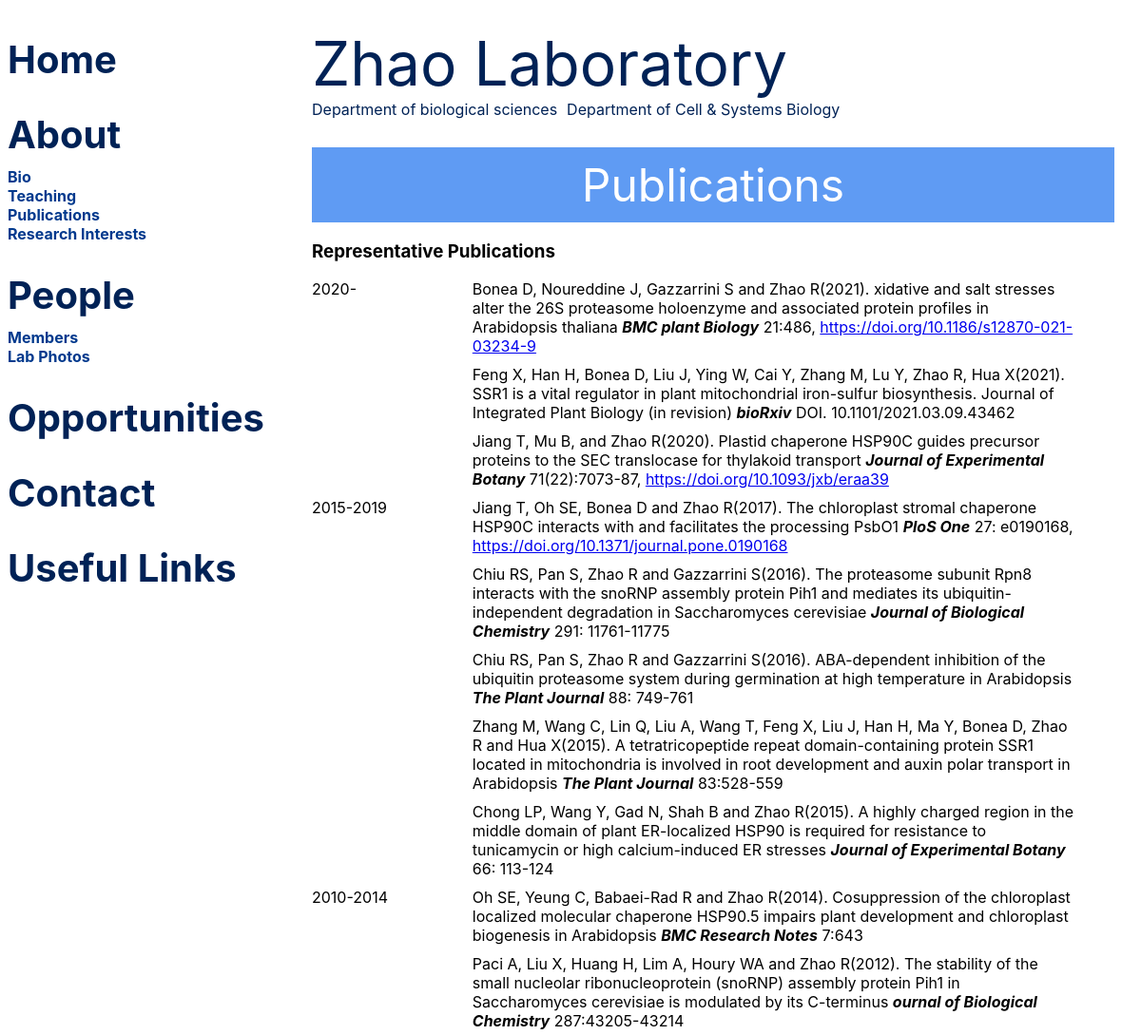
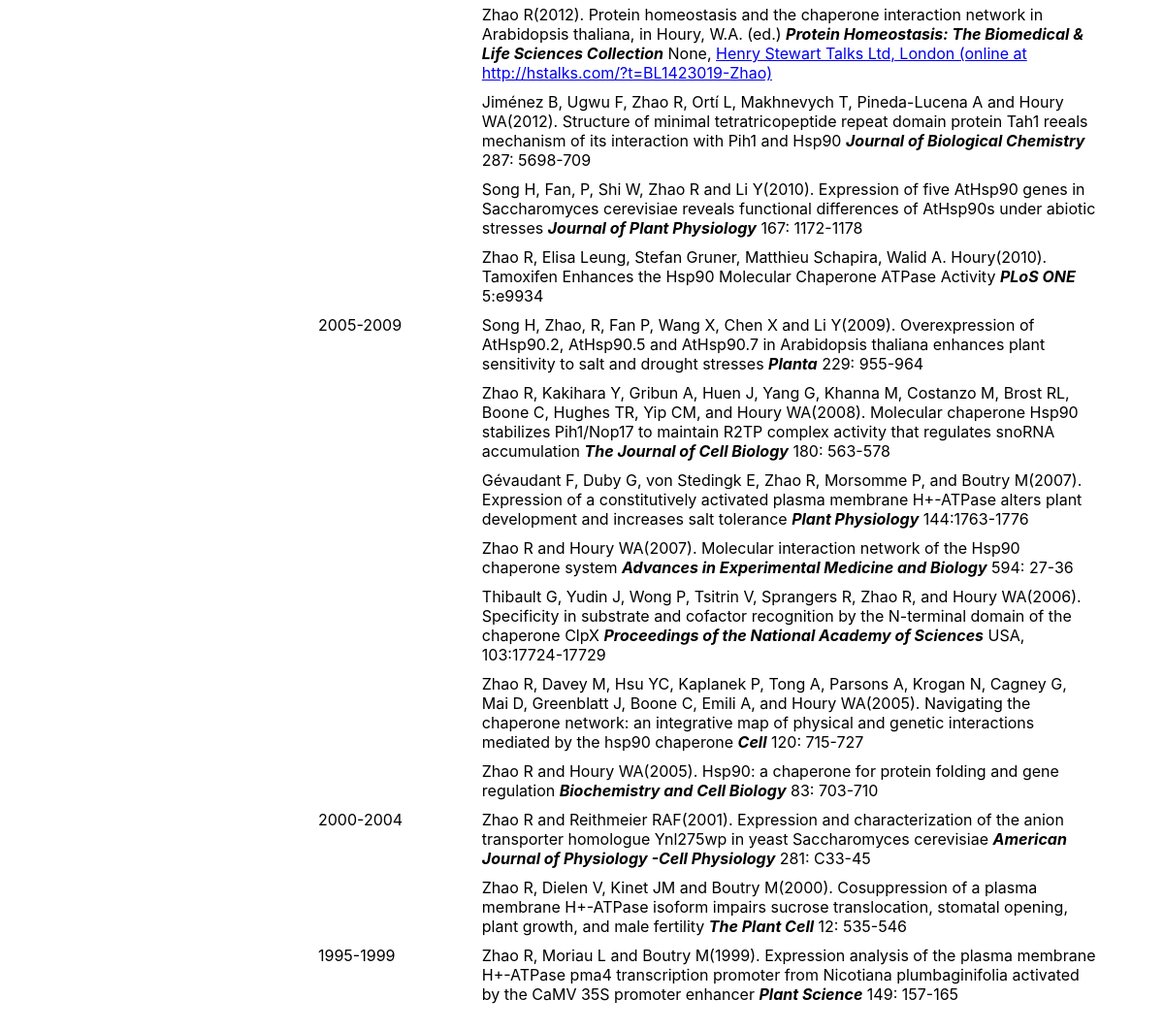
Page /publications on the committed database (2 pictures, top to bottom).
### zhaolabsinfo/models.py (models this page shows)
class Publication(models.Model):
    year = models.IntegerField()
    authors = models.CharField(max_length=200, blank=True, null=True)
    title = models.CharField(max_length=200, blank=True, null=True)
    organization = models.CharField(max_length=200, blank=True, null=True)
    pages = models.CharField(max_length=30, blank=True, null=True)
    link = models.CharField(max_length=300, blank=True, null=True)

### zhaolabsinfo/views.py (the view)
# urls.py: path("publications", views.PublicationView.as_view(), name="publications"),
class PublicationView(generic.ListView):
    template_name = "zhaolabsinfo/pages/publications.html"
    model = Publication
    context_object_name = "pageData"
    def get_queryset(self):
        data = {}
        data["pageTitle"] = "Publications"
        data["publications"] = {}
        data["publicationYearRanges"] = []
        items = Publication.objects.all().order_by("-year").values()
        minYear = 3000
        maxYear = 0
        prevYear = 0
        currentYear = datetime.datetime.now().date().year
        for item in items:
            keyYear = 0
            if item["year"] % 10 >= 5:
                keyYear = item["year"] + (10 - (item["year"] % 10))
            else:
                keyYear = item["year"] + (10 - (item["year"] + 5) % 10)
            if keyYear < minYear:
                minYear = keyYear
            if keyYear > maxYear:
                maxYear = keyYear
            if prevYear != keyYear:
                data["publicationYearRanges"].append({"min": keyYear - 5, "max": keyYear - 1 if currentYear > keyYear - 1 else ""})
                data["publications"][keyYear - 5] = [item]
            else:
                data["publications"][keyYear - 5].append(item)
            prevYear = keyYear
        return data

### zhaolabsinfo/templates/zhaolabsinfo/pages/publications.html
{% extends "zhaolabsinfo/pages/index.html" %}
{% block content %}
<h3>Representative Publications</h3>
<div class="publicationsList">
    {% for yearRange in pageData.publicationYearRanges %}
        <div class="publicationYear">{{ yearRange.min }}-{{yearRange.max}}</div>
        {% for key, publications in pageData.publications.items %}
            {% if key == yearRange.min %}
                <div class="publicationsForYear">
                {% for publication in publications %}
                    <div class="publication">
                        {{ publication.authors }}({{ publication.year}}). {{publication.title}}
                        <span><b><i>{{ publication.organization }}</i></b></span>
                        {{ publication.pages }}{% if publication.link != None %},
                                                    <a href="{{ publication.link }}">{{ publication.link }}</a>
                                                {% endif %}
                    </div>
                {% endfor %}
                </div>
            {% endif %}
        {% endfor %}
    {% endfor %}
</div>
{% endblock %}

### zhaolabsinfo/static/css/style.css (style rules this page uses)
* { box-sizing: border-box; }

### zhaolabsinfo/static/css/publications.css (style rules this page uses)
.publicationsList { display: flex; flex-flow: row wrap; width: 100%; }
.publicationYear { width: 20%; }
.publicationsForYear { width: 75%; }
.publication { margin-bottom: 10px; }

### rows in the picture
Publication: authors "Bonea D, Noureddine J, Gazzarrini S and Zhao R", year "2021", title "xidative and salt stresses alter the 26S proteasome holoenzyme and associated protein profiles in Arabidopsis thaliana", organization "BMC plant Biology", pages "21:486", link "https://doi.org/10.1186/s12870-021-03234-9"
Publication: authors "Feng X, Han H, Bonea D, Liu J, Ying W, Cai Y, Zhang M, Lu Y, Zhao R, Hua X", year "2021", title "SSR1 is a vital regulator in plant mitochondrial iron-sulfur biosynthesis. Journal of Integrated Plant Biology (in revision)", organization "bioRxiv", pages "DOI. 10.1101/2021.03.09.43462"
Publication: authors "Jiang T, Mu B, and Zhao R", year "2020", title "Plastid chaperone HSP90C guides precursor proteins to the SEC translocase for thylakoid transport", organization "Journal of Experimental Botany", pages "71(22):7073-87", link "https://doi.org/10.1093/jxb/eraa39"
Publication: authors "Jiang T, Oh SE, Bonea D and Zhao R", year "2017", title "The chloroplast stromal chaperone HSP90C interacts with and facilitates the processing PsbO1", organization "PloS One", pages "27: e0190168", link "https://doi.org/10.1371/journal.pone.0190168"
Publication: authors "Chiu RS, Pan S, Zhao R and Gazzarrini S", year "2016", title "The proteasome subunit Rpn8 interacts with the snoRNP assembly protein Pih1 and mediates its ubiquitin-independent degradation in Saccharomyces cerevisiae", organization "Journal of Biological Chemistry", pages "291: 11761-11775"
Publication: authors "Chiu RS, Pan S, Zhao R and Gazzarrini S", year "2016", title "ABA-dependent inhibition of the ubiquitin proteasome system during germination at high temperature in Arabidopsis", organization "The Plant Journal", pages "88: 749-761"
Publication: authors "Zhang M, Wang C, Lin Q, Liu A, Wang T, Feng X, Liu J, Han H, Ma Y, Bonea D, Zhao R and Hua X", year "2015", title "A tetratricopeptide repeat domain-containing protein SSR1 located in mitochondria is involved in root development and auxin polar transport in Arabidopsis", organization "The Plant Journal", pages "83:528-559"
Publication: authors "Chong LP, Wang Y, Gad N, Shah B and Zhao R", year "2015", title "A highly charged region in the middle domain of plant ER-localized HSP90 is required for resistance to tunicamycin or high calcium-induced ER stresses", organization "Journal of Experimental Botany", pages "66: 113-124"
Publication: authors "Oh SE, Yeung C, Babaei-Rad R and Zhao R", year "2014", title "Cosuppression of the chloroplast localized molecular chaperone HSP90.5 impairs plant development and chloroplast biogenesis in Arabidopsis", organization "BMC Research Notes", pages "7:643"
Publication: authors "Paci A, Liu X, Huang H, Lim A, Houry WA and Zhao R", year "2012", title "The stability of the small nucleolar ribonucleoprotein (snoRNP) assembly protein Pih1 in Saccharomyces cerevisiae is modulated by its C-terminus", organization "ournal of Biological Chemistry", pages "287:43205-43214"
Publication: authors "Zhao R", year "2012", title "Protein homeostasis and the chaperone interaction network in Arabidopsis thaliana, in Houry, W.A. (ed.)", organization "Protein Homeostasis: The Biomedical & Life Sciences Collection", pages "None", link "Henry Stewart Talks Ltd, London (online at http://hstalks.com/?t=BL1423019-Zhao)"
Publication: authors "Jiménez B, Ugwu F, Zhao R, Ortí L, Makhnevych T, Pineda-Lucena A and Houry WA", year "2012", title "Structure of minimal tetratricopeptide repeat domain protein Tah1 reeals mechanism of its interaction with Pih1 and Hsp90", organization "Journal of Biological Chemistry", pages "287: 5698-709"
Publication: authors "Song H, Fan, P, Shi W, Zhao R and Li Y", year "2010", title "Expression of five AtHsp90 genes in Saccharomyces cerevisiae reveals functional differences of AtHsp90s under abiotic stresses", organization "Journal of Plant Physiology", pages "167: 1172-1178"
Publication: authors "Zhao R, Elisa Leung, Stefan Gruner, Matthieu Schapira, Walid A. Houry", year "2010", title "Tamoxifen Enhances the Hsp90 Molecular Chaperone ATPase Activity", organization "PLoS ONE", pages "5:e9934"
Publication: authors "Song H, Zhao, R, Fan P, Wang X, Chen X and Li Y", year "2009", title "Overexpression of AtHsp90.2, AtHsp90.5 and AtHsp90.7 in Arabidopsis thaliana enhances plant sensitivity to salt and drought stresses", organization "Planta", pages "229: 955-964"
Publication: authors "Zhao R, Kakihara Y, Gribun A, Huen J, Yang G, Khanna M, Costanzo M, Brost RL, Boone C, Hughes TR, Yip CM, and Houry WA", year "2008", title "Molecular chaperone Hsp90 stabilizes Pih1/Nop17 to maintain R2TP complex activity that regulates snoRNA accumulation", organization "The Journal of Cell Biology", pages "180: 563-578"
Publication: authors "Gévaudant F, Duby G, von Stedingk E, Zhao R, Morsomme P, and Boutry M", year "2007", title "Expression of a constitutively activated plasma membrane H+-ATPase alters plant development and increases salt tolerance", organization "Plant Physiology", pages "144:1763-1776"
Publication: authors "Zhao R and Houry WA", year "2007", title "Molecular interaction network of the Hsp90 chaperone system", organization "Advances in Experimental Medicine and Biology", pages "594: 27-36"
Publication: authors "Thibault G, Yudin J, Wong P, Tsitrin V, Sprangers R, Zhao R, and Houry WA", year "2006", title "Specificity in substrate and cofactor recognition by the N-terminal domain of the chaperone ClpX", organization "Proceedings of the National Academy of Sciences", pages "USA, 103:17724-17729"
Publication: authors "Zhao R, Davey M, Hsu YC, Kaplanek P, Tong A, Parsons A, Krogan N, Cagney G, Mai D, Greenblatt J, Boone C, Emili A, and Houry WA", year "2005", title "Navigating the chaperone network: an integrative map of physical and genetic interactions mediated by the hsp90 chaperone", organization "Cell", pages "120: 715-727"
Publication: authors "Zhao R and Houry WA", year "2005", title "Hsp90: a chaperone for protein folding and gene regulation", organization "Biochemistry and Cell Biology", pages "83: 703-710"
Publication: authors "Zhao R and Reithmeier RAF", year "2001", title "Expression and characterization of the anion transporter homologue Ynl275wp in yeast Saccharomyces cerevisiae", organization "American Journal of Physiology -Cell Physiology", pages "281: C33-45"
Publication: authors "Zhao R, Dielen V, Kinet JM and Boutry M", year "2000", title "Cosuppression of a plasma membrane H+-ATPase isoform impairs sucrose translocation, stomatal opening, plant growth, and male fertility", organization "The Plant Cell", pages "12: 535-546"
Publication: authors "Zhao R, Moriau L and Boutry M", year "1999", title "Expression analysis of the plasma membrane H+-ATPase pma4 transcription promoter from Nicotiana plumbaginifolia activated by the CaMV 35S promoter enhancer", organization "Plant Science", pages "149: 157-165"

### other values in the picture
{{ pageData.pageTitle }} "Publications"
{{ yearRange.min }} "2020" "2015" "2010" "2005" "2000" "1995"
{{ yearRange.max }} "2019" "2014" "2009" "2004" "1999"
